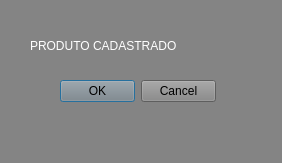
<?xml version="1.0" encoding="UTF-8"?>
<ui version="4.0">
 <class>MainWindow</class>
 <widget class="QMainWindow" name="MainWindow">
  <property name="geometry">
   <rect>
    <x>0</x>
    <y>0</y>
    <width>282</width>
    <height>163</height>
   </rect>
  </property>
  <property name="windowTitle">
   <string>MainWindow</string>
  </property>
  <property name="styleSheet">
   <string notr="true">background-color: rgb(132, 132, 132)</string>
  </property>
  <widget class="QWidget" name="centralwidget">
   <widget class="QLabel" name="label">
    <property name="geometry">
     <rect>
      <x>30</x>
      <y>20</y>
      <width>241</width>
      <height>51</height>
     </rect>
    </property>
    <property name="styleSheet">
     <string notr="true">font: 75 16pt &quot;MS Shell Dlg 2&quot;; color: rgb(255, 255, 255)</string>
    </property>
    <property name="text">
     <string>PRODUTO CADASTRADO</string>
    </property>
   </widget>
   <widget class="QDialogButtonBox" name="buttonBox">
    <property name="geometry">
     <rect>
      <x>60</x>
      <y>80</y>
      <width>156</width>
      <height>23</height>
     </rect>
    </property>
    <property name="standardButtons">
     <set>QDialogButtonBox::Cancel|QDialogButtonBox::Ok</set>
    </property>
   </widget>
  </widget>
  <widget class="QMenuBar" name="menubar">
   <property name="geometry">
    <rect>
     <x>0</x>
     <y>0</y>
     <width>282</width>
     <height>21</height>
    </rect>
   </property>
  </widget>
  <widget class="QStatusBar" name="statusbar"/>
 </widget>
 <resources/>
 <connections/>
</ui>
